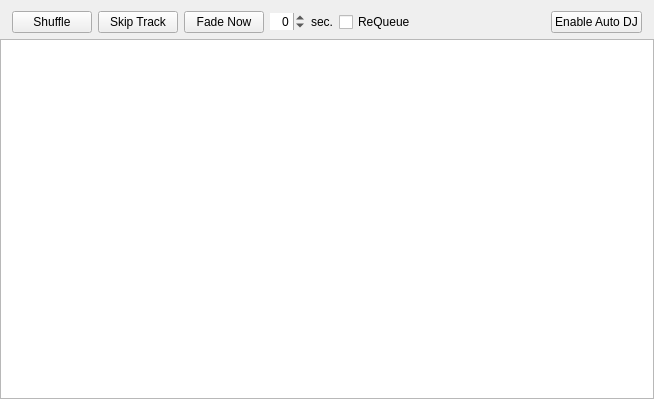
<?xml version="1.0" encoding="UTF-8"?>
<ui version="4.0">
 <class>DlgAutoDJ</class>
 <widget class="QWidget" name="DlgAutoDJ">
  <property name="geometry">
   <rect>
    <x>0</x>
    <y>0</y>
    <width>654</width>
    <height>399</height>
   </rect>
  </property>
  <property name="windowTitle">
   <string>Manage</string>
  </property>
  <property name="styleSheet">
   <string notr="true"/>
  </property>
  <layout class="QVBoxLayout" name="verticalLayout">
   <property name="leftMargin">
    <number>0</number>
   </property>
   <property name="rightMargin">
    <number>0</number>
   </property>
   <property name="bottomMargin">
    <number>0</number>
   </property>
   <item>
    <layout class="QHBoxLayout" name="horizontalLayout">
     <property name="sizeConstraint">
      <enum>QLayout::SetMinimumSize</enum>
     </property>
     <property name="leftMargin">
      <number>12</number>
     </property>
     <property name="rightMargin">
      <number>12</number>
     </property>
     <property name="bottomMargin">
      <number>0</number>
     </property>
     <item>
      <widget class="QPushButton" name="pushButtonShuffle">
       <property name="toolTip">
        <string>Shuffle the content of the Auto DJ playlist.</string>
       </property>
       <property name="text">
        <string>Shuffle</string>
       </property>
       <property name="checkable">
        <bool>false</bool>
       </property>
      </widget>
     </item>
     <item>
      <widget class="QPushButton" name="pushButtonSkipNext">
       <property name="toolTip">
        <string>Skip the next track in the Auto DJ playlist.</string>
       </property>
       <property name="text">
        <string>Skip Track</string>
       </property>
       <property name="checkable">
        <bool>false</bool>
       </property>
      </widget>
     </item>
     <item>
      <widget class="QPushButton" name="pushButtonFadeNow">
       <property name="toolTip">
        <string>Trigger the transition to the next track.</string>
       </property>
       <property name="text">
        <string>Fade Now</string>
       </property>
      </widget>
     </item>
     <item>
      <widget class="QSpinBox" name="spinBoxTransition">
       <property name="sizePolicy">
        <sizepolicy hsizetype="Fixed" vsizetype="Fixed">
         <horstretch>0</horstretch>
         <verstretch>0</verstretch>
        </sizepolicy>
       </property>
       <property name="toolTip">
        <string>Determines the duration of the transition.</string>
       </property>
       <property name="frame">
        <bool>false</bool>
       </property>
       <property name="alignment">
        <set>Qt::AlignRight|Qt::AlignTrailing|Qt::AlignVCenter</set>
       </property>
       <property name="minimum">
        <number>-9</number>
       </property>
      </widget>
     </item>
     <item>
      <widget class="QLabel" name="label_2">
       <property name="toolTip">
        <string comment="&quot;sec.&quot; as in seconds">Seconds</string>
       </property>
       <property name="text">
        <string>sec.</string>
       </property>
      </widget>
     </item>
     <item>
      <widget class="QCheckBox" name="checkBoxReQueue">
       <property name="toolTip">
        <string>&lt;html&gt;&lt;head/&gt;&lt;body&gt;&lt;p&gt;Add played tracks to the end of the AutoDJ playlist.&lt;/p&gt;&lt;/body&gt;&lt;/html&gt;</string>
       </property>
       <property name="text">
        <string>ReQueue</string>
       </property>
      </widget>
     </item>
     <item>
      <spacer name="horizontalSpacer">
       <property name="orientation">
        <enum>Qt::Horizontal</enum>
       </property>
       <property name="sizeHint" stdset="0">
        <size>
         <width>1</width>
         <height>20</height>
        </size>
       </property>
      </spacer>
     </item>
     <item>
      <widget class="QPushButton" name="pushButtonAutoDJ">
       <property name="toolTip">
        <string>Turn Auto DJ on or off.</string>
       </property>
       <property name="text">
        <string>Enable Auto DJ</string>
       </property>
       <property name="checkable">
        <bool>true</bool>
       </property>
      </widget>
     </item>
    </layout>
   </item>
   <item>
    <widget class="QTableView" name="m_pTrackTablePlaceholder">
     <property name="sizePolicy">
      <sizepolicy hsizetype="Expanding" vsizetype="Expanding">
       <horstretch>0</horstretch>
       <verstretch>0</verstretch>
      </sizepolicy>
     </property>
     <property name="showGrid">
      <bool>true</bool>
     </property>
    </widget>
   </item>
  </layout>
 </widget>
 <resources>
  <include location="../res/mixxx.qrc"/>
 </resources>
 <connections/>
</ui>
